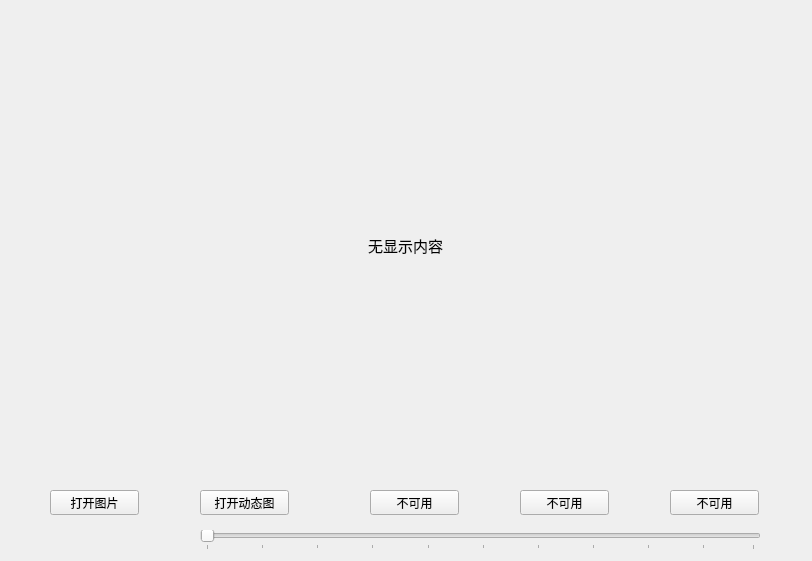
<?xml version="1.0" encoding="UTF-8"?>
<ui version="4.0">
 <class>Widget</class>
 <widget class="QWidget" name="Widget">
  <property name="geometry">
   <rect>
    <x>0</x>
    <y>0</y>
    <width>812</width>
    <height>561</height>
   </rect>
  </property>
  <property name="minimumSize">
   <size>
    <width>812</width>
    <height>561</height>
   </size>
  </property>
  <property name="maximumSize">
   <size>
    <width>812</width>
    <height>561</height>
   </size>
  </property>
  <property name="windowTitle">
   <string>exp8_ImageShow</string>
  </property>
  <widget class="QLabel" name="label_Viewer">
   <property name="geometry">
    <rect>
     <x>10</x>
     <y>10</y>
     <width>791</width>
     <height>471</height>
    </rect>
   </property>
   <property name="font">
    <font>
     <pointsize>11</pointsize>
    </font>
   </property>
   <property name="frameShape">
    <enum>QFrame::NoFrame</enum>
   </property>
   <property name="frameShadow">
    <enum>QFrame::Plain</enum>
   </property>
   <property name="lineWidth">
    <number>1</number>
   </property>
   <property name="text">
    <string>无显示内容</string>
   </property>
   <property name="alignment">
    <set>Qt::AlignCenter</set>
   </property>
  </widget>
  <widget class="QPushButton" name="pushButton_OpenImage">
   <property name="geometry">
    <rect>
     <x>50</x>
     <y>490</y>
     <width>89</width>
     <height>25</height>
    </rect>
   </property>
   <property name="text">
    <string>打开图片</string>
   </property>
  </widget>
  <widget class="QPushButton" name="pushButton_OpenMovie">
   <property name="geometry">
    <rect>
     <x>200</x>
     <y>490</y>
     <width>89</width>
     <height>25</height>
    </rect>
   </property>
   <property name="text">
    <string>打开动态图</string>
   </property>
  </widget>
  <widget class="QPushButton" name="pushButton_Func1">
   <property name="geometry">
    <rect>
     <x>370</x>
     <y>490</y>
     <width>89</width>
     <height>25</height>
    </rect>
   </property>
   <property name="text">
    <string>不可用</string>
   </property>
  </widget>
  <widget class="QPushButton" name="pushButton_Func2">
   <property name="geometry">
    <rect>
     <x>520</x>
     <y>490</y>
     <width>89</width>
     <height>25</height>
    </rect>
   </property>
   <property name="text">
    <string>不可用</string>
   </property>
  </widget>
  <widget class="QPushButton" name="pushButton_Func3">
   <property name="geometry">
    <rect>
     <x>670</x>
     <y>490</y>
     <width>89</width>
     <height>25</height>
    </rect>
   </property>
   <property name="text">
    <string>不可用</string>
   </property>
  </widget>
  <widget class="QSlider" name="horizontalSlider">
   <property name="geometry">
    <rect>
     <x>200</x>
     <y>530</y>
     <width>561</width>
     <height>20</height>
    </rect>
   </property>
   <property name="orientation">
    <enum>Qt::Horizontal</enum>
   </property>
   <property name="tickPosition">
    <enum>QSlider::TicksBelow</enum>
   </property>
   <property name="tickInterval">
    <number>10</number>
   </property>
  </widget>
  <widget class="QLabel" name="label_Slider">
   <property name="geometry">
    <rect>
     <x>50</x>
     <y>530</y>
     <width>131</width>
     <height>21</height>
    </rect>
   </property>
   <property name="text">
    <string/>
   </property>
  </widget>
 </widget>
 <layoutdefault spacing="6" margin="11"/>
 <resources/>
 <connections/>
</ui>
